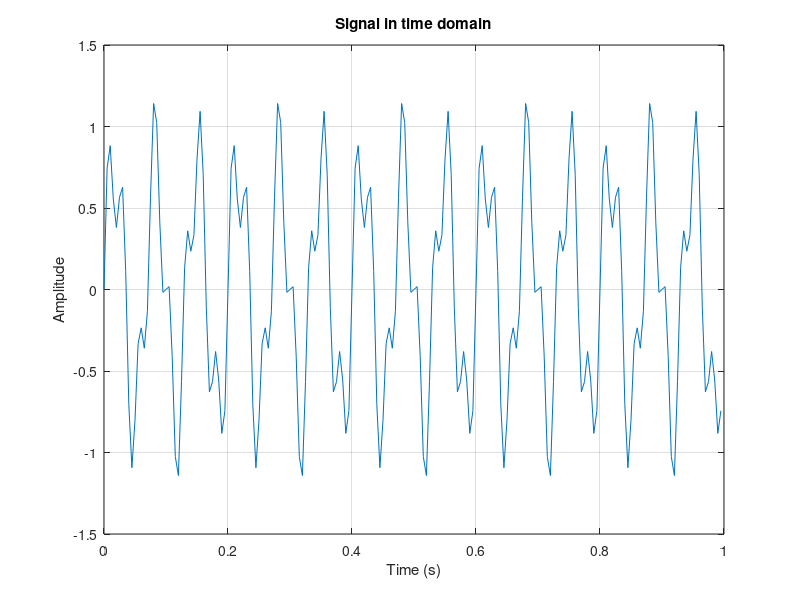
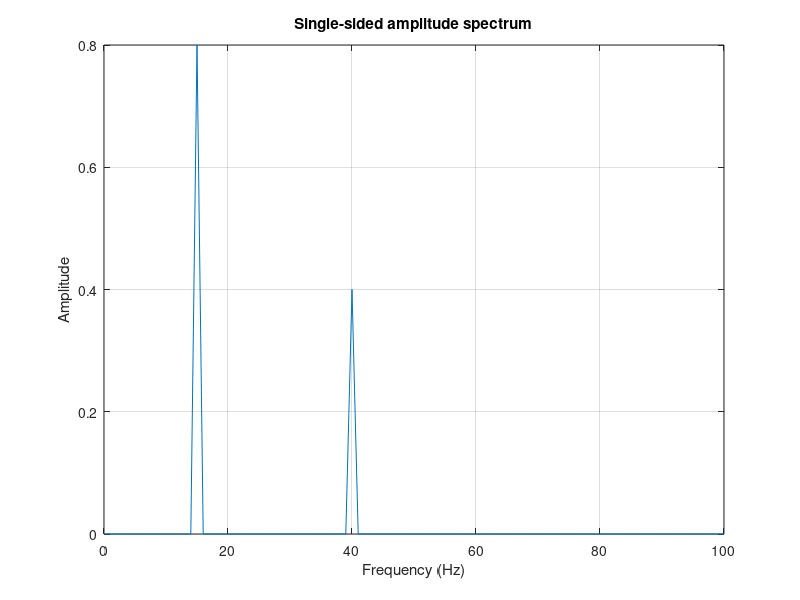

Write the MATLAB code that produced these figures, in order.
fs = 200;
T = 1;
t = 0:1/fs:T-1/fs;

x = 0.8*sin(2*pi*15*t) + 0.4*sin(2*pi*40*t);

figure
plot(t, x)
grid on
xlabel('Time (s)'); ylabel('Amplitude')
title('Signal in time domain')
saveas(gcf, 'exercise2_timedomain.png')

N = length(x);
Y = fft(x);

P2 = abs(Y/N);
P1 = P2(1:N/2+1);
P1(2:end-1) = 2*P1(2:end-1);

f = fs*(0:N/2)/N;

figure
plot(f, P1)
grid on
xlabel('Frequency (Hz)')
ylabel('Amplitude')
title('Single-sided amplitude spectrum')
saveas(gcf, 'exercise2_spectrum.png')
